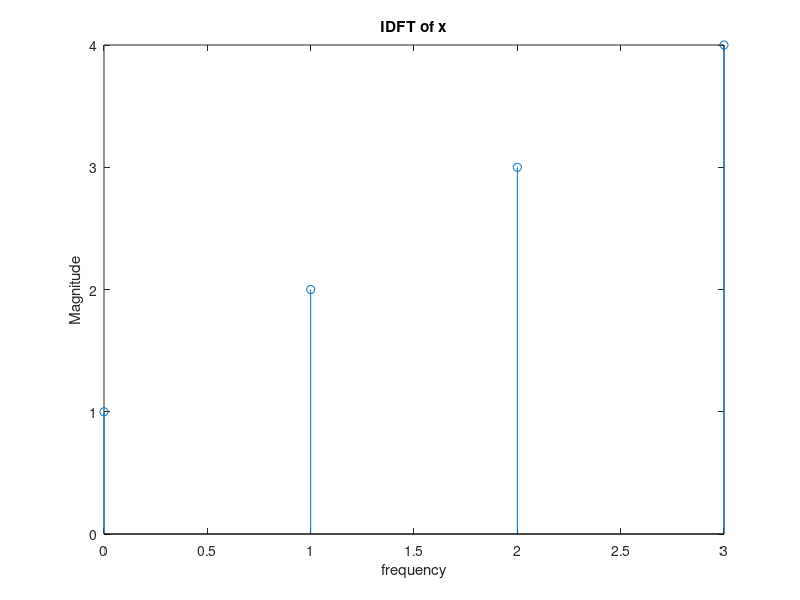

MATLAB code to generate this figure:
disp('Inverse fourier transform of the sequence');
x_fft=[10.0000 + 0.0000i,  -2.0000 + 2.0000i,  -2.0000 + 0.0000i,  -2.0000 - 2.0000i]
disp('is');
x=zeros(1,length(x_fft));
for k=0:length(x_fft)-1
    for m=0:length(x_fft)-1
        x(k+1)=x(k+1)+x_fft(m+1)*exp(1i*2*pi*m*k/length(x_fft));
    end
end
x=(1/length(x_fft))*x
abs(x)
stem(0:length(x)-1,abs(x));
xlabel('frequency');
ylabel('Magnitude');
title('IDFT of x');